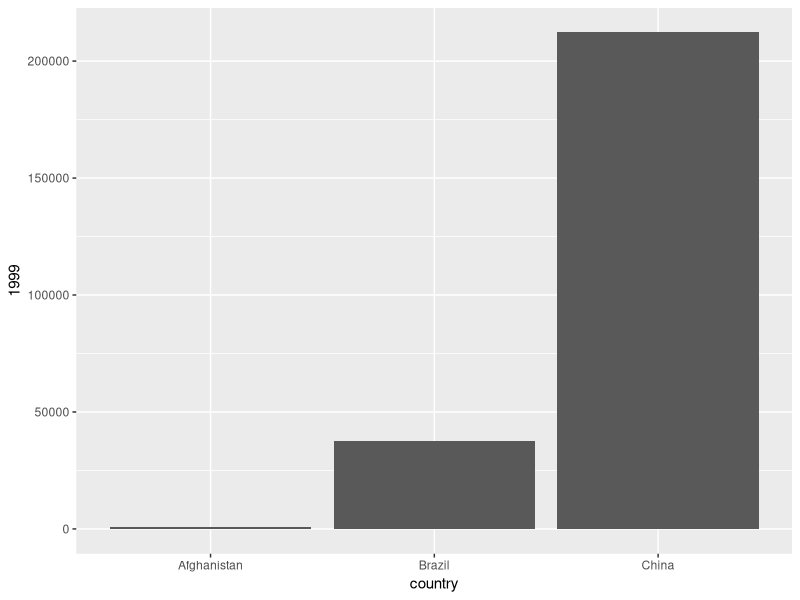
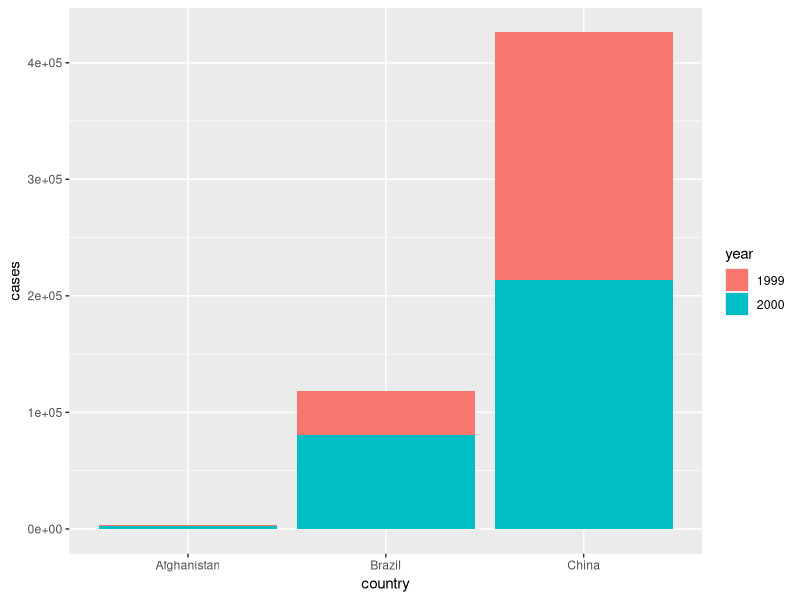
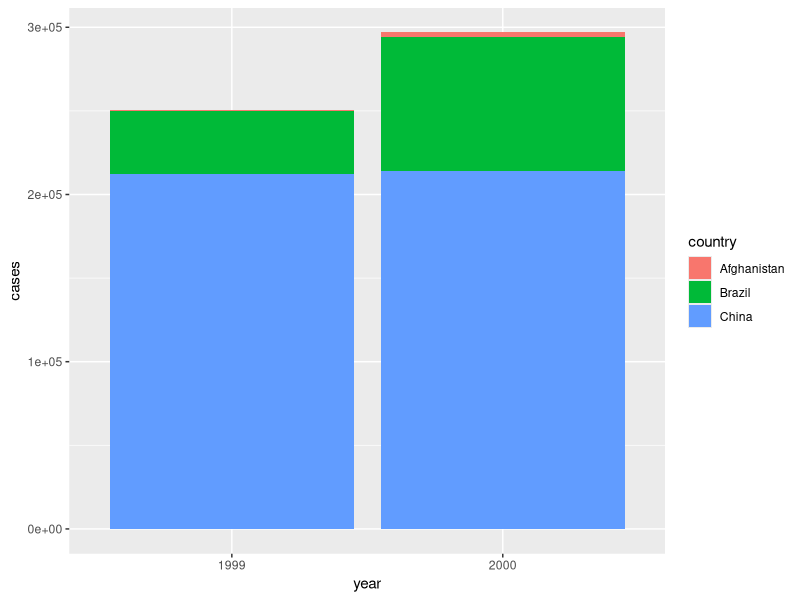
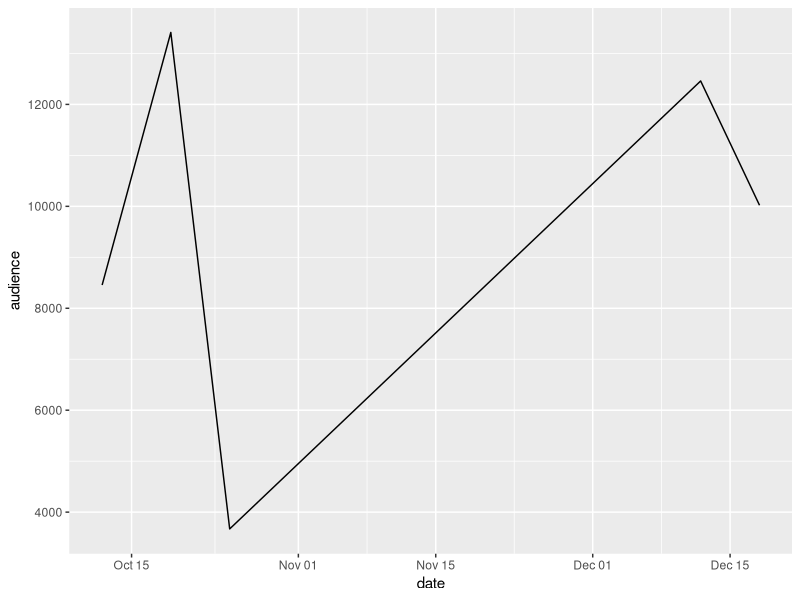

Here is the R script that generated these plots, in order:
# Day 19
library(tidyverse)
x <- data.frame(id=1:3, name = letters[1:3]); x
y <- data.frame(id=2:4, addr = LETTERS[2:4]); y

### Filtering join
semi_join(x,y)
anti_join(x,y)

##### merge()
merge(x,y)
merge(x,y, all.x = TRUE)
merge(x,y, all.y = TRUE)
merge(x,y, all = TRUE)

# tidyr packages
table4a
ggplot(table4a, aes(country, `1999`)) + geom_col()
table4a %>%
  pivot_longer(c(`1999`, `2000`), names_to = "year", values_to = "cases")
table4a %>%
  pivot_longer(c(`1999`, `2000`), names_to = "year", values_to = "cases") %>%
  ggplot(aes(country, cases, fill=year)) + geom_col()
table4a %>%
  pivot_longer(c(`1999`, `2000`), names_to = "year", values_to = "cases") %>%
  ggplot(aes(year, cases, fill=country)) + geom_col()


na_table4a <- table4a
na_table4a$`2000`[3] <- NA
na_table4a
na_table4a %>%
  pivot_longer(c(`1999`, `2000`), names_to = "year", values_to = "cases")
na_table4a %>%
  pivot_longer(c(`1999`, `2000`), names_to = "year", values_to = "cases", values_drop_na = T)

table4a %>%
  gather(`1999`, `2000`, key = "year", value ="cases")

##### pivot_wider
table2
table2 %>%
  pivot_wider(names_from = type, values_from = count)
table2 %>%
  pivot_wider(names_from = type, values_from = count) %>%
  group_by(country) %>%
  summarise(totol_case = sum(cases), mean_pop = mean(population))
table2 %>%
  pivot_wider(names_from = type, values_from = count) %>% 
  mutate(cases_per_capita = cases / population)

na_long_table4a <- na_table4a %>% 
  pivot_longer(c(`1999`, `2000`), names_to = "year", values_to = "cases", values_drop_na = T)
na_long_table4a
na_long_table4a %>%
  pivot_wider(names_from = year, values_from = cases)
na_long_table4a %>%
  pivot_wider(names_from = year, values_from = cases, values_fill=0)

##### spread()
table2 %>% 
  spread(key = type, value = count)

##### separate()
table3
table3 %>%
  separate(rate, into = c("cases", "population"), sep = "/", convert = TRUE)

##### unite()
table5
table5 %>%
  unite(c(century, year), col ="year", sep = "")

##### parse_datetime()
games = tribble(
  ~date, ~audience,
  "2023/10/12", "8,456",
  "2023/10/19", "13,412",
  "2023/10/25", "3,671",
  "2023/12/12", "12,460",
  "2023/12/18", "10,021"
)
games
games = mutate(games,
               audience = parse_number(audience, locale = locale(grouping_mark = ",")))
games
games = mutate(games,
               date = parse_datetime(date, format = "%Y/%m/%d"))
games
ggplot(games, aes(date, audience)) + geom_line()


# Chapter 10
## R Conditional statement
x <- 4
if(x >= 4) y <- 1 else y <- -1
y
x <- sample(1:6, size = 1)
if(x >= 4) y <- 1 else y <- -1
y
x <- sample(1:6, size = 1);if (x >= 4) {
  y <- 1
  cat("손님이 이겼습니다.\n")
} else {
  y <- -1
  cat("딜러가 이겼습니다.\n")
} ;cat("주사위 눈금:", x, "\n") ;cat("손익:",y, "\n")

n <- 0
x <- sample(1:6, size = 1);
  if (x >= 4) n <- n + 1 ;
  cat("x:", x, ", n:", n ,"\n")

x <- sample(1:6, size=1);
if (x>=5) {
  cat("손님이 이겼습니다.\n")
  y <- 1
} else if ( x >=3 ) {
  cat("무승부입니다.\n")
  y <- 0
} else {
  cat("딜러가 이겼습니다.\n")
  y <- -1
};
cat("주사위 눈금:", x, "\n");
cat("손익:", y, "\n")

#### ifelse
x <- -5
if (x < 0) {
  x <- abs(x)
} else {
  x <- x
}
cat(x)
vec <- c(-5, 3, -2, 7)
result <- ifelse(vec < 0, abs(vec), vec)
result

#### switch
i <- 2
switch(i, "A", "B", "C")
fruit <- "b"
switch (fruit,
  b = "Banana",
  o = "Orange",
  "Unknown"
)


# 반복문
### for
n <- 1:5
s <- 0
for (x in n) s <- s+ x
s
s <- 0
for (x in n) {
  cat("x :", x, "/ s :", s, "\n")
  s <- s + x
  cat("x :", x, "/ s :", s, "\n")
}

total <- 0 # 총 손익 초기화
x_vec <- sample(1:6, size=5, replace = T) 
x_vec
for( x in x_vec) {
  if (x>=5) {
    cat("손님이 이겼습니다.\n")
    y <- 1
  } else if ( x >=3 ) {
    cat("무승부입니다.\n")
    y <- 0
  } else {
    cat("딜러가 이겼습니다.\n")
    y <- -1
  }
  cat("주사위 눈금:", x, "\n")
  cat("이번 게임 손익:", y, "\n")
  
  total <- total + y
  cat("지금까지의 총 손익:", total, "\n\n")
}

x <- rep(c(1, -1), each=2)
y <- rep(c(1, -1), times=2)
x

for ( i in seq(along=x)) {
  cat(x[i], "+", y[i], "= ")
  if ( x[i] >= 0 || y[i] >= 0 ) {
    cat(x[i] + y[i], "입니다\n")
  } else {
    warning("x와 y 중 하나는 0 이상이어야 합니다.")
  } 
}

s <- 0
x <- 1
while ( x <= 5 ) {
  s <- s + x
  x <- x + 1
}
s

x <- c(5, 4, 8, 9, 10, 11)
s <- 0
for (a in x) {
  if( a %% 2 == 0) next
  cat(a, s, "\n")
  s <- s + a
}


g <- function(x, y, z) 100 * x + 10 * y + z
g
g(1, 2, 0)
g(2, 1, 0)
g(1:3, 1, c(2, 4, 6))
g(y=2, x=1, z=0)
oddsum <- function(b) sum(seq(from=1, to=b, by=2))
oddsum(5)

oddsum <- function(b=100) sum( seq(from=1, to=b, by=2) )
oddsum()

oddsum <- function(b=100, a=1) sum(seq(from=a, to=b, by=2))
oddsum(a=5, b=10)

g <- function(x, y, z, ...) {
  cat(..., sep=",")
  cat("를 추가적으로 입력받았습니다.\n")
  100 * x + 10 * y + z + sum(...)
}
g(x=1, y=1, z=1, w=1, r=2)
